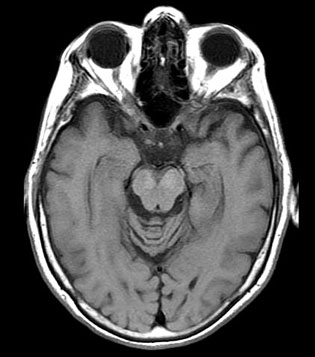
%> input picture Labs/3/BrainMRI_Axial.jpg, 315 x 357 px
$ octave medical.m   (GNU Octave 9; MATLAB toolbox functions it lacks are replaced by stand-ins)
%> lines starting %> are read from the running program, lines starting %| are printed output that depends on the picture; in (x1, y1, x2, y2) boxes, pixels count from 0 and x2, y2 are one past the last pixel; in counts of white or black regions, pixels touching at a corner belong together; the program's own positions count from 1
clear all, close all

img = imread('BrainMRI_Axial.jpg');
%> img is the input picture: size 357x315x3 uint8; min 0, max 255, mean 76.4
imshow(img); title('Original');


imgg = rgb2gray(img);


%   print histogram
%figure,imhist(imgg);


% arbitrary measure? threshold? unsure about what this is

BW = imgg > 60;
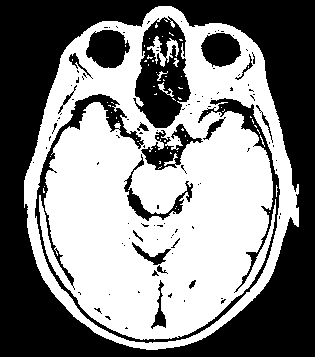
%> BW: size 357x315 logical; 51.6% white; 109 black regions (89 under 20 px), largest, box (x1, y1, x2, y2) and area: (0, 0, 315, 357) 40641, (35, 94, 280, 343) 4529, (133, 16, 191, 128) 3787


figure,
subplot(2,3,1);

imshow(BW); title('Original BW');


%   strel: create morphological structuring element

se = strel('disk',3);
% se = strel('line',3,45);
% se = strel('square',3);
% se = strel('ball',3);


% operations over image:

%   erosion
BW1 = imerode(BW,se);
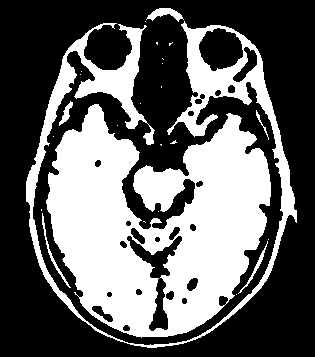
%> BW1: size 357x315 logical; 39.1% white; 25 white regions (18 under 20 px), largest, box (x1, y1, x2, y2) and area: (46, 104, 271, 338) 32020, (26, 21, 297, 348) 11095, (146, 8, 184, 22) 248
subplot(2,3,2);imshow(BW1);title('Erosao');

%   dilation
BW2 = imdilate(BW,se);
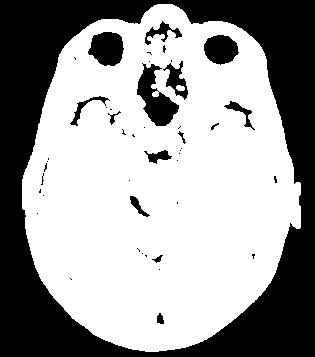
%> BW2: size 357x315 logical; 61.7% white; 46 black regions (31 under 20 px), largest, box (x1, y1, x2, y2) and area: (0, 0, 315, 357) 38354, (137, 63, 179, 126) 1255, (88, 32, 124, 66) 925
subplot(2,3,3);imshow(BW2);title('Dilatacao');

%   opening
BW3 = imopen(BW,se);
%> BW3: size 357x315 logical; 49.7% white; 11 white regions, largest, box (x1, y1, x2, y2) and area: (39, 102, 273, 340) 37311, (24, 6, 299, 350) 18098, (254, 108, 271, 142) 216
subplot(2,3,4);imshow(BW3);title('Abertura');

%   closing
BW4 = imclose(BW,se);
%> BW4: size 357x315 logical; 56.4% white; 28 black regions
subplot(2,3,5);imshow(BW4);title('Fecho');


[lb num] = bwlabel(BW3);
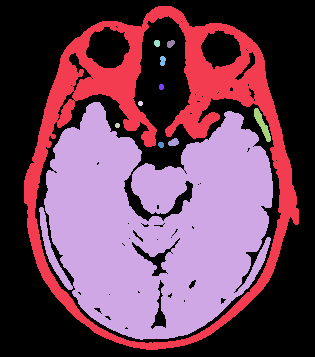
%> lb: size 357x315 double; 12 distinct labels, from 0 to 11; one colour per label, 0 black
%> num = 11
figure,
subplot(1,3,1);imshow(mat2gray(lb));title('Labels');
%> after `imshow(mat2gray(lb))`:
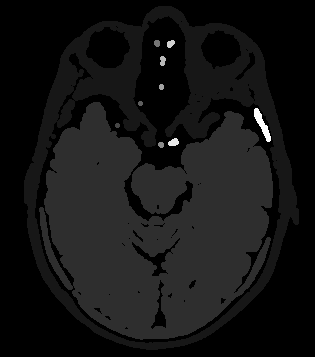
%> displayed picture: size 357x315, on the screen's scale of 0 to 255; min 0, max 255, mean 19.9
%subplot(1,3,1);imshow(label2rgb(lb));title('Labels');
stats = regionprops(lb);
%> stats = 11 regions; largest, box (x1, y1, x2, y2), Area and Centroid: (39, 102, 273, 340) 37311 [157 225.9], (24, 6, 299, 350) 18098 [162.7 131.7], (254, 108, 271, 142) 216 [262.8 125.1], (168, 138, 179, 146) 65 [174.2 143], (160, 56, 166, 66) 47 [163.3 61.4]
areas = [stats.Area];
%> areas = [18098 37311 21 21 36 30 26 47 47 65 216]
[dummy indM] = max(areas);
%> dummy = 37311; indM = 2
imgBr = (lb == indM);
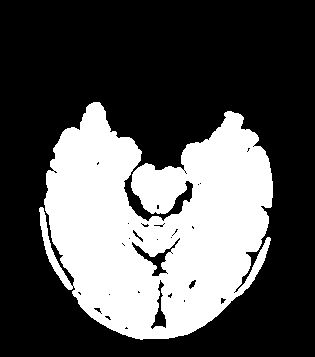
%> imgBr: size 357x315 logical; 33.2% white; 1 white region, box (x1, y1, x2, y2) and area: (39, 102, 273, 340) 37311
subplot(1,3,2); imshow(imgBr);title('Maior area');
subplot(1,3,3); imshow(imgg.*uint8(imgBr));title('Cerebro');
%> after `imshow(imgg.*uint8(imgBr))`:
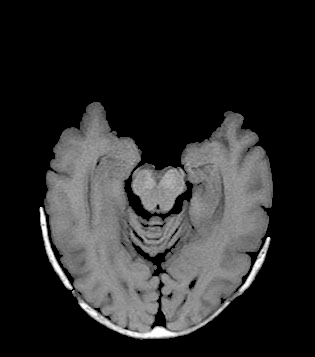
%> displayed picture: size 357x315, on the screen's scale of 0 to 255; min 0, max 255, mean 42.5
%alternativa
subplot(1,3,3);imshow(double(imgg).*(imgBr)); title('Cerebro');

areas = [];
for k=1 : num
    areas = [areas length(find(lb==k))]
end
%> this loop made 11 passes
%> areas on passes 1 to 11: 18098, [18098 37311], [18098 37311 21], [18098 37311 21 21], [18098 37311 21 21 36], [18098 37311 21 21 36 30], [18098 37311 21 21 36 30 26], [18098 37311 21 21 36 30 26 47], [18098 37311 21 21 36 30 26 47 47], [18098 37311 21 21 36 30 26 47 47 65], [18098 37311 21 21 36 30 26 47 47 65 216]

[val ind] = max(areas)
%> val = 37311; ind = 2
